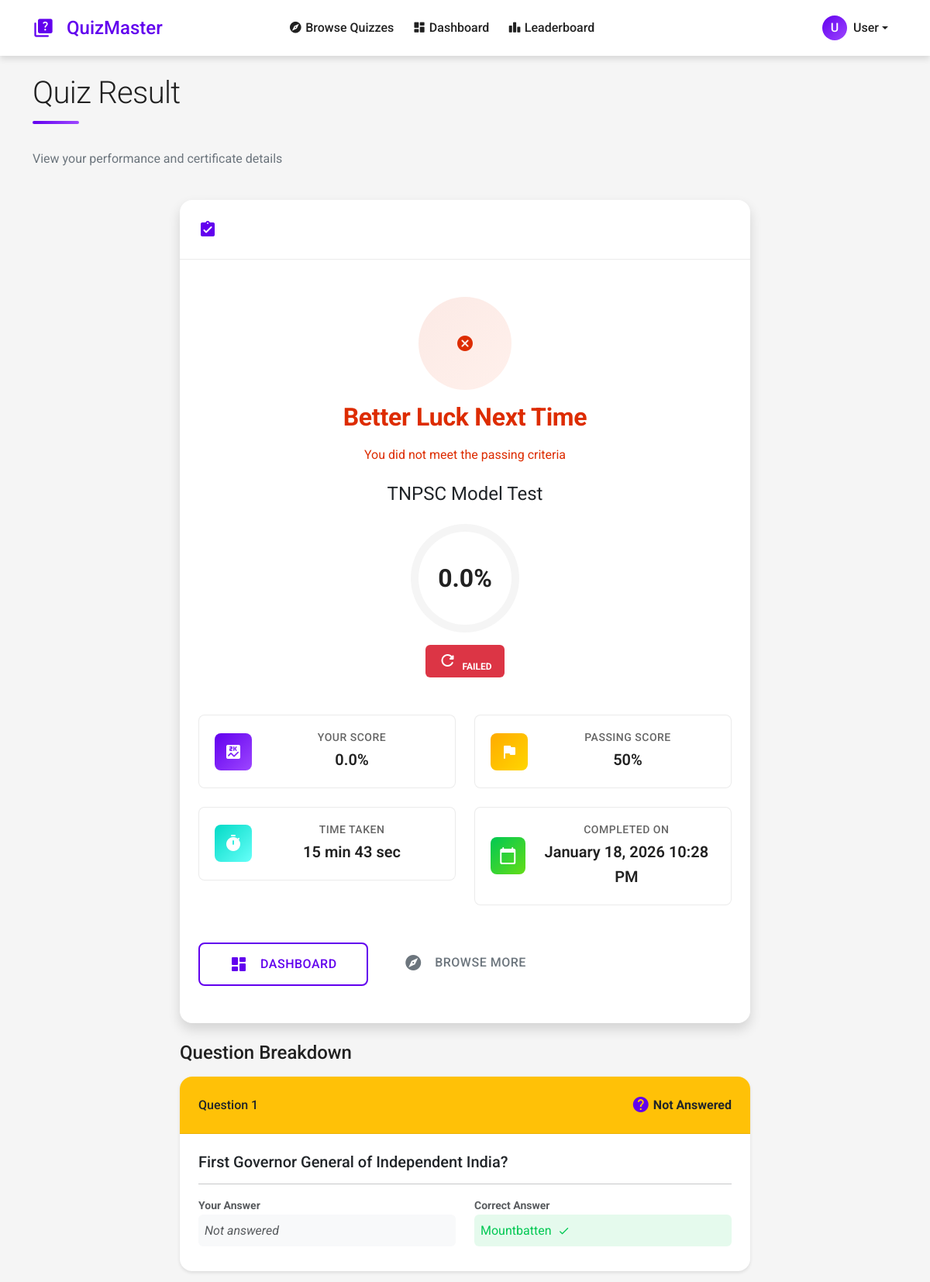
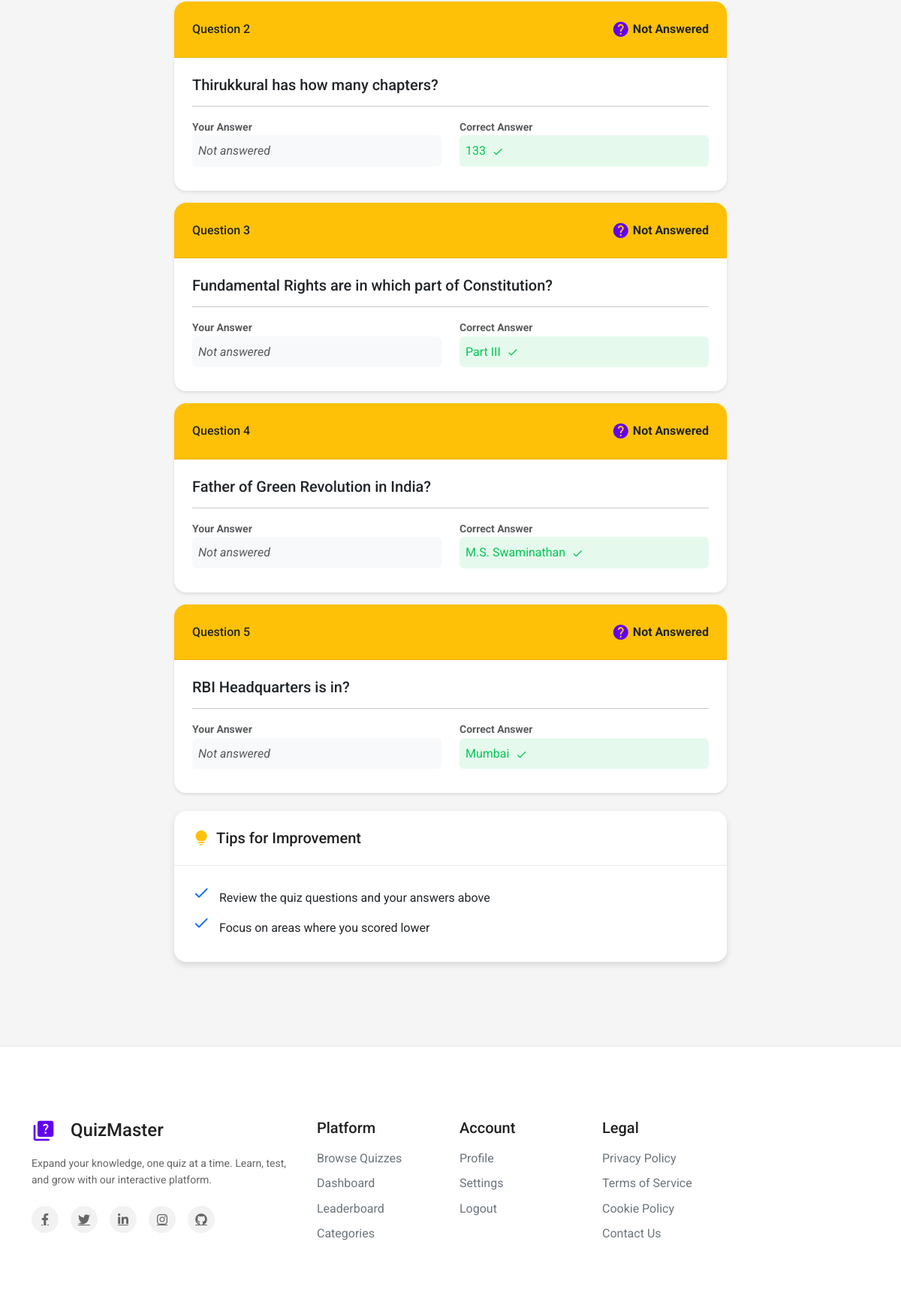
The page /user/result.php?quiz_id=3 (signed in, upper part) on the database its author committed (2 pictures, top to bottom).
### tables this page shows
CREATE TABLE `quizzes` (
  `id` int(11) NOT NULL,
  `category_id` int(11) NOT NULL,
  `title` varchar(200) NOT NULL,
  `description` text DEFAULT NULL,
  `price` decimal(10,2) DEFAULT 0.00,
  `time_limit` int(11) NOT NULL COMMENT 'In minutes',
  `total_marks` int(11) NOT NULL,
  `pass_percentage` int(11) NOT NULL DEFAULT 50,
  `status` enum('active','inactive') DEFAULT 'active',
  `created_at` timestamp NOT NULL DEFAULT current_timestamp(),
  `max_attempts` int(11) DEFAULT 0 COMMENT '0 for unlimited',
  `enable_certificate` tinyint(1) DEFAULT 0
);

CREATE TABLE `quiz_attempts` (
  `id` int(11) NOT NULL,
  `user_id` int(11) NOT NULL,
  `quiz_id` int(11) NOT NULL,
  `start_time` datetime NOT NULL,
  `end_time` datetime DEFAULT NULL,
  `score` decimal(10,2) DEFAULT 0.00,
  `total_questions` int(11) DEFAULT 0,
  `status` enum('ongoing','completed') DEFAULT 'ongoing',
  `attempt_number` int(11) DEFAULT 1
);

CREATE TABLE `questions` (
  `id` int(11) NOT NULL,
  `quiz_id` int(11) NOT NULL,
  `question_text` text DEFAULT NULL,
  `question_image` varchar(255) DEFAULT NULL,
  `question_type` enum('text','image','both') DEFAULT 'text',
  `answer_type` enum('text','image','both') DEFAULT 'text',
  `marks` int(11) DEFAULT 1,
  `created_at` timestamp NOT NULL DEFAULT current_timestamp()
);

### user/result.php (the view, shortened to what this page needs)
<?php
require_once 'includes/header.php';
$quiz_id = $_GET['quiz_id'] ?? 0;
$user_id = $_SESSION['user_id'];
$stmt = $pdo->prepare("SELECT * FROM quiz_attempts WHERE user_id = ? AND quiz_id = ? AND status = 'completed' ORDER BY end_time DESC LIMIT 1");
$stmt->execute([$user_id, $quiz_id]);
$attempt = $stmt->fetch();
$qStmt = $pdo->prepare("SELECT * FROM quizzes WHERE id = ?");
$qStmt->execute([$quiz_id]);
$quiz = $qStmt->fetch();
$pass = $attempt['score'] >= $quiz['pass_percentage'];
$questionsStmt = $pdo->prepare("SELECT * FROM questions WHERE quiz_id = ?");
$questionsStmt->execute([$quiz_id]);
$questions = $questionsStmt->fetchAll();
$optionsStmt = $pdo->prepare("SELECT question_id, id, option_text, is_correct FROM options WHERE question_id IN (SELECT id FROM questions WHERE quiz_id = ?)");
$optionsStmt->execute([$quiz_id]);
$optionsByQuestion = $optionsStmt->fetchAll(PDO::FETCH_GROUP);
$ansStmt = $pdo->prepare("SELECT question_id, selected_option_id FROM user_answers WHERE attempt_id = ?");
$ansStmt->execute([$attempt['id']]);
$userAnswers = $ansStmt->fetchAll(PDO::FETCH_KEY_PAIR);
?>
<div class="row mb-4">
    <div class="col-12">
        <h1 class="dashboard-title">Quiz Result</h1>
        <p class="text-secondary">View your performance and certificate details</p>
    </div>
</div>
<div class="row justify-content-center">
    <div class="col-lg-8">
        <div class="card elevation-3 mb-4">
            <div class="card-header bg-gradient-primary text-white">
                <div class="d-flex align-items-center">
                    <i class="material-icons-round me-2">assignment_turned_in</i>
                    <h4 class="mb-0">Quiz Completion</h4>
                </div>
            </div>
            <div class="card-body text-center py-5">
                <div class="mb-4">
                    <?php if($pass): ?>
                        <div class="result-icon success mx-auto mb-3">
                            <i class="material-icons-round">check_circle</i>
                        </div>
                        <h2 class="text-success fw-bold">Congratulations!</h2>
                        <p class="text-success mb-0">You have successfully passed the quiz</p>
                    <?php else: ?>
                        <div class="result-icon failed mx-auto mb-3">
                            <i class="material-icons-round">cancel</i>
                        </div>
                        <h2 class="text-danger fw-bold">Better Luck Next Time</h2>
                        <p class="text-danger mb-0">You did not meet the passing criteria</p>
                    <?php endif; ?>
                </div>
                <h3 class="mb-4"><?php echo htmlspecialchars($quiz['title']); ?></h3>
                <div class="score-display mb-5">
                    <div class="score-circle mx-auto mb-3" data-score="<?php echo $attempt['score']; ?>">
                        <span class="score-value"><?php echo number_format($attempt['score'], 1); ?>%</span>
                    </div>
                    <div class="score-label">
                        <?php if($pass): ?>
                            <span class="badge bg-success px-3 py-2">
                                <i class="material-icons-round me-1">emoji_events</i>
                                PASSED
                            </span>
                        <?php else: ?>
                            <span class="badge bg-danger px-3 py-2">
                                <i class="material-icons-round me-1">refresh</i>
                                FAILED
                            </span>
                        <?php endif; ?>
                    </div>
                </div>
                 <div class="row g-4 mb-5">
                    <div class="col-md-6">
                        <div class="detail-card">
                            <div class="detail-icon bg-primary-light">
                                <i class="material-icons-round">score</i>
                            </div>
                            <div class="detail-content">
                                <h6 class="detail-label">Your Score</h6>
                                <p class="detail-value"><?php echo number_format($attempt['score'], 1); ?>%</p>
                            </div>
                        </div>
                    </div>
                    <div class="col-md-6">
                        <div class="detail-card">
                            <div class="detail-icon bg-warning-light">
                                <i class="material-icons-round">flag</i>
                            </div>
                            <div class="detail-content">
                                <h6 class="detail-label">Passing Score</h6>
                                <p class="detail-value"><?php echo $quiz['pass_percentage']; ?>%</p>
                            </div>
                        </div>
                    </div>
                    <div class="col-md-6">
                        <div class="detail-card">
                            <div class="detail-icon bg-info-light">
                                <i class="material-icons-round">timer</i>
                            </div>
                            <div class="detail-content">
                                <h6 class="detail-label">Time Taken</h6>
                                <p class="detail-value">
                                    <?php
                                    $start = new DateTime($attempt['start_time']);
                                    $end = new DateTime($attempt['end_time']);
                                    $diff = $start->diff($end);
                                    echo $diff->format('%i min %s sec');
                                    ?>
                                </p>
                            </div>
                        </div>
                    </div>
                    <div class="col-md-6">
                        <div class="detail-card">
                            <div class="detail-icon bg-success-light">
                                <i class="material-icons-round">calendar_today</i>
                            </div>
                            <div class="detail-content">
                                <h6 class="detail-label">Completed On</h6>
                                <p class="detail-value"><?php echo date('F d, Y h:i A', strtotime($attempt['end_time'])); ?></p>
                            </div>
                        </div>
                    </div>
                </div>
                <div class="action-buttons">
                    <div class="row g-3">
                        <div class="col-md-4">
                            <a href="dashboard.php" class="btn btn-outline-primary w-100 d-flex align-items-center justify-content-center">
                                <i class="material-icons-round me-2">dashboard</i>
                                Dashboard
                            </a>
                        </div>
                        <div class="col-md-4">
                            <a href="quizzes.php" class="btn btn-outline-secondary w-100 d-flex align-items-center justify-content-center">
                                <i class="material-icons-round me-2">explore</i>
                                Browse More
                            </a>
                        </div>
                    </div>
                </div>
            </div>
        </div>
        <h4 class="mb-3">Question Breakdown</h4>
        <?php foreach ($questions as $index => $q):
            $qId = $q['id'];
            $myAnswerId = $userAnswers[$qId] ?? null;
            $options = $optionsByQuestion[$qId] ?? [];
            $correctOption = null;
            $myOption = null;
            foreach ($options as $opt) {
                if ($opt['is_correct']) $correctOption = $opt;
            }
            $isCorrect = ($myAnswerId == $correctOption['id']);
            $cardClass = $isCorrect ? 'border-success' : 'border-danger';
            $headerClass = $isCorrect ? 'bg-success text-white' : 'bg-danger text-white';
            $headerIcon = $isCorrect ? 'check_circle' : 'cancel';
            $headerText = $isCorrect ? 'Correct' : 'Wrong';
            if ($myAnswerId === null) {
                $isCorrect = false;
                $cardClass = 'border-warning';
                $headerClass = 'bg-warning text-dark';
                $headerIcon = 'help';
                $headerText = 'Not Answered';
            }
        ?>
        <div class="card mb-3 <?php echo $cardClass; ?>" style="border-width: 2px;">
            <div class="card-header <?php echo $headerClass; ?> d-flex justify-content-between align-items-center">
                <span>Question <?php echo $index + 1; ?></span>
                <div class="d-flex align-items-center">
                    <i class="material-icons-round me-1"><?php echo $headerIcon; ?></i>
                    <span class="fw-bold"><?php echo $headerText; ?></span>
                </div>
            </div>
            <div class="card-body">
                <h5 class="card-title"><?php echo htmlspecialchars($q['question_text']); ?></h5>
                <hr>
                <div class="row">
                    <div class="col-md-6 mb-2">
                        <small class="text-muted d-block uppercase fw-bold">Your Answer</small>
                        <div class="p-2 rounded <?php echo $isCorrect ? 'bg-success-light text-success' : ($myAnswerId ? 'bg-danger-light text-danger' : 'bg-light'); ?>">
                            <?php if ($myAnswerId): ?>
                                <?php echo htmlspecialchars($myOption['option_text']); ?>
                                <i class="material-icons-round fs-6 align-middle ms-1"><?php echo $isCorrect ? 'check' : 'close'; ?></i>
                            <?php else: ?>
                                <span class="text-muted fst-italic">Not answered</span>
                            <?php endif; ?>
                        </div>
                    </div>
                    <div class="col-md-6 mb-2">
                        <small class="text-muted d-block uppercase fw-bold">Correct Answer</small>
                        <div class="p-2 rounded bg-success-light text-success">
                            <?php echo htmlspecialchars($correctOption['option_text']); ?>
                            <i class="material-icons-round fs-6 align-middle ms-1">check</i>
                        </div>
                    </div>
                </div>
            </div>
        </div>
        <?php endforeach; ?>
        <?php if(!$pass): ?>
        <div class="card elevation-2 mt-4">
            <div class="card-header">
                <div class="d-flex align-items-center">
                    <i class="material-icons-round me-2 text-warning">lightbulb</i>
                    <h5 class="mb-0">Tips for Improvement</h5>
                </div>
            </div>
            <div class="card-body">
                <ul class="list-unstyled mb-0">
                    <li class="mb-2">
                        <i class="material-icons-round text-primary me-2">done</i>
                        Review the quiz questions and your answers above
                    </li>
                    <li class="mb-2">
                        <i class="material-icons-round text-primary me-2">done</i>
                        Focus on areas where you scored lower
                    </li>
                </ul>
            </div>
        </div>
        <?php endif; ?>
    </div>
</div>
<?php require_once 'includes/footer.php'; ?>

### assets/css/style.css (style rules this page uses)
:root { --primary-color: #6200ee; --primary-light: #9d46ff; --primary-dark: #0a00b6; --secondary-color: #03dac6; --secondary-light: #66fff9; --secondary-dark: #00a896; --surface-color: #ffffff; --background-color: #f5f5f5; --error-color: #b00020; --success-color: #00c853; --warning-color: #ffab00; --text-primary: #212121; --text-secondary: #666666; --text-disabled: #9e9e9e; --border-radius: 8px; --border-radius-lg: 16px; --border-radius-xl: 24px; --shadow-1: 0 2px 4px rgba(0, 0, 0, 0.1); --shadow-2: 0 4px 8px rgba(0, 0, 0, 0.12); --shadow-3: 0 8px 16px rgba(0, 0, 0, 0.14); --shadow-4: 0 16px 32px rgba(0, 0, 0, 0.16); --transition: all 0.3s cubic-bezier(0.4, 0, 0.2, 1); }
* { margin: 0; padding: 0; box-sizing: border-box; }
body { font-family: 'Roboto', 'Segoe UI', Arial, sans-serif; background-color: var(--background-color); color: var(--text-primary); line-height: 1.6; -webkit-font-smoothing: antialiased; -moz-osx-font-smoothing: grayscale; }
h1, h2, h3, h4, h5, h6 { font-weight: 500; line-height: 1.2; margin-bottom: 1rem; }
h1 { font-size: 2.5rem; font-weight: 300; letter-spacing: -0.01562em; }
h2 { font-size: 2rem; font-weight: 400; letter-spacing: -0.00833em; }
h3 { font-size: 1.5rem; font-weight: 400; letter-spacing: 0; }
p { margin-bottom: 1rem; }
.card { background-color: var(--surface-color); border-radius: var(--border-radius-lg); box-shadow: var(--shadow-1); transition: var(--transition); border: none; overflow: hidden; margin-bottom: 1.5rem; }
.card-header { background-color: transparent; border-bottom: 1px solid rgba(0, 0, 0, 0.08); padding: 1.5rem; font-weight: 500; color: var(--text-primary); display: flex; align-items: center; justify-content: space-between; }
.card-header i { margin-right: 0.75rem; color: var(--primary-color); }
.card-body { padding: 1.5rem; }
.btn { padding: 0.75rem 1.5rem; border-radius: var(--border-radius); border: none; font-weight: 500; text-transform: uppercase; letter-spacing: 0.5px; transition: var(--transition); cursor: pointer; display: inline-flex; align-items: center; justify-content: center; gap: 0.5rem; text-decoration: none; position: relative; overflow: hidden; }
.btn::after { content: ''; position: absolute; top: 50%; left: 50%; width: 5px; height: 5px; background: rgba(255, 255, 255, 0.5); opacity: 0; border-radius: 100%; transform: scale(1, 1) translate(-50%); transform-origin: 50% 50%; }
.btn-outline-primary { border: 2px solid var(--primary-color); color: var(--primary-color); background-color: transparent; }
.dashboard-title { position: relative; padding-bottom: 1rem; margin-bottom: 2rem; }
.dashboard-title::after { content: ''; position: absolute; bottom: 0; left: 0; width: 60px; height: 4px; background: linear-gradient(90deg, var(--primary-color), var(--primary-light)); border-radius: 2px; }
.fade-in { animation: fadeIn 0.6s ease forwards; }
.elevation-2 { box-shadow: var(--shadow-2); }
.elevation-3 { box-shadow: var(--shadow-3); }
.text-primary { color: var(--primary-color); }
.text-secondary { color: var(--text-secondary); }
.mb-0 { margin-bottom: 0 !important; }
.mb-2 { margin-bottom: 0.5rem !important; }
.mb-3 { margin-bottom: 1rem !important; }
.mb-4 { margin-bottom: 1.5rem !important; }
.mb-5 { margin-bottom: 3rem !important; }
.mt-4 { margin-top: 1.5rem !important; }
.text-center { text-align: center; }
.d-flex { display: flex; }
.align-items-center { align-items: center; }
.justify-content-between { justify-content: space-between; }

### user/includes/header.php (style rules this page uses)
.material-icons-round { font-family: 'Material Icons Round'; font-weight: normal; font-style: normal; font-size: 24px; line-height: 1; letter-spacing: normal; text-transform: none; display: inline-block; white-space: nowrap; word-wrap: normal; direction: ltr; -webkit-font-smoothing: antialiased; -moz-osx-font-smoothing: grayscale; }

### rows shown on the page
quizzes: title "TNPSC Model Test", pass_percentage "50"
quiz_attempts: score "0.0", $diff->format('%i min %s sec') "15 min 43 sec", end_time "January 18, 2026 10:28 PM"
questions: headerText "Not Answered", question_text "First Governor General of Independent India?", option_text "Mountbatten"
questions: headerText "Not Answered", question_text "Thirukkural has how many chapters?", option_text "133"
questions: headerText "Not Answered", question_text "Fundamental Rights are in which part of Constitution?", option_text "Part III"
questions: headerText "Not Answered", question_text "Father of Green Revolution in India?", option_text "M.S. Swaminathan"
questions: headerText "Not Answered", question_text "RBI Headquarters is in?", option_text "Mumbai"

### other values the page prints
APP_NAME "QuizMaster"
substr($_SESSION['username'] ?? 'U', 0, 1) "U"
$_SESSION['username'] "User"
